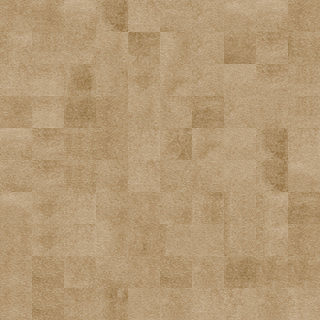

Rendered tile map (Tiled .tmx) drawn with the repository's tilesets; below, a short description and the map source with its tile grids summarised:
An orthogonal 10x10 tile map with 32x32 px tiles, 1 tile layer (Tile Layer 1), 3 tilesets.

<map version="1.0" orientation="orthogonal" width="10" height="10" tilewidth="32" tileheight="32">
 <tileset firstgid="1" name="grass" tilewidth="32" tileheight="32">
  <image source="grass.png" width="128" height="128" />
 </tileset>
 <tileset firstgid="17" name="rocks" tilewidth="32" tileheight="32">
  <properties>
   <property name="blocked" value="true" />
  </properties>
  <image source="rocks.png" width="128" height="128" />
 </tileset>
 <tileset firstgid="33" name="background" tilewidth="32" tileheight="32">
  <image source="background.jpg" width="600" height="450" />
 </tileset>
 <layer name="Tile Layer 1" width="10" height="10">
  <data>[100 cells, 100 non-empty, 51 distinct tile ids]</data>
 </layer>
</map>
